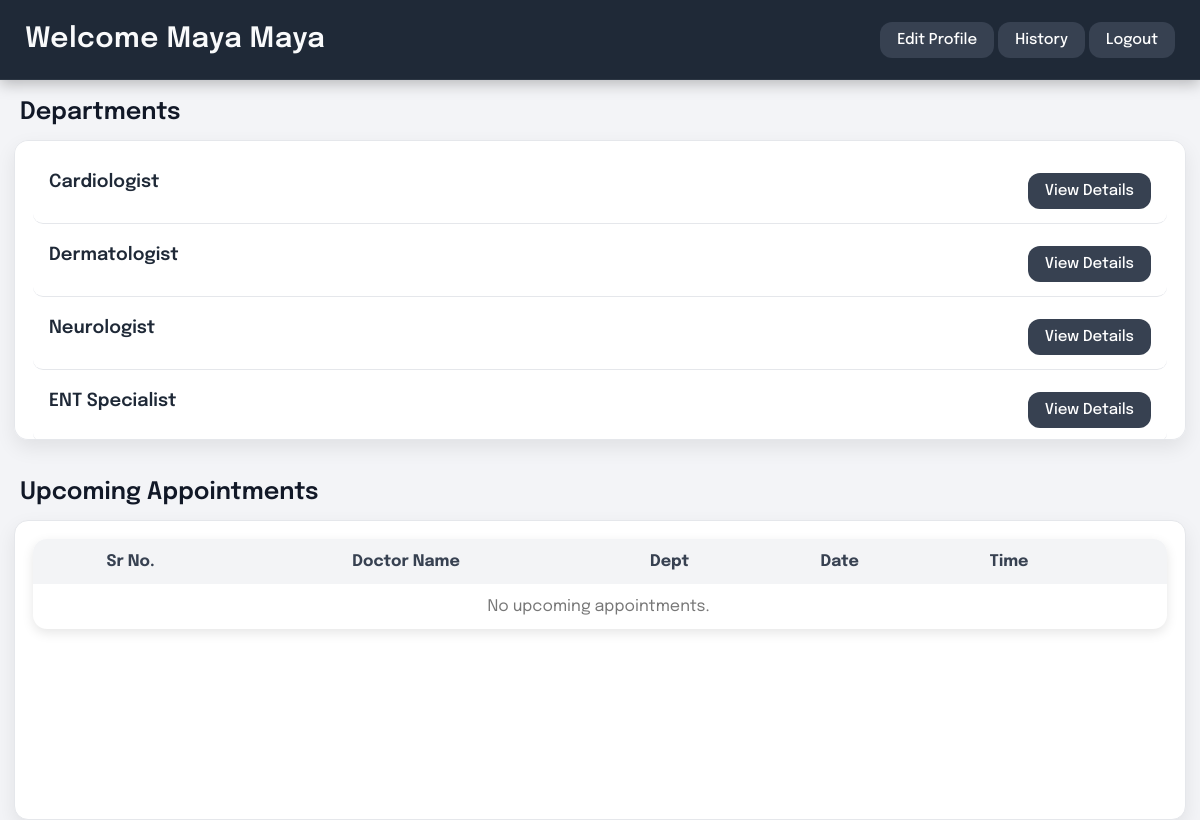
The page /Patient_Dashboard/dashboard.html (signed in) on the database its author committed.
### tables this page shows
CREATE TABLE "Patient" (
	"id"	INTEGER,
	"pat_id"	TEXT UNIQUE,
	"username"	TEXT NOT NULL,
	"email"	TEXT NOT NULL UNIQUE,
	"password"	TEXT NOT NULL,
	"dob"	TEXT NOT NULL,
	"gender"	TEXT NOT NULL,
	"is_blacklisted"	INTEGER NOT NULL DEFAULT 0,
	PRIMARY KEY("id" AUTOINCREMENT)
);

CREATE TABLE "Department" (
	"dept_id"	TEXT NOT NULL UNIQUE,
	"name"	TEXT NOT NULL UNIQUE,
	"about"	TEXT,
	PRIMARY KEY("dept_id")
);

### app.py (the view)
@app.route('/Patient_Dashboard/dashboard.html')
def patient_dashboard():
    pat_email = session.get('patient_email')
    if not pat_email:
        flash("Please log in first.")
        return redirect('/login/login_patient.html')
    conn = get_db()
    patient = conn.execute(
        "SELECT id, pat_id, username FROM Patient WHERE email = ?",
        (pat_email,)
    ).fetchone()
    departments = conn.execute("SELECT * FROM Department").fetchall()
    appointments = conn.execute("""
        SELECT a.id,
               d.username AS doctor_name,
               a.dept,
               a.date,
               a.time
        FROM Appointments a
        JOIN Doctor d ON a.doctor_id = d.doc_id
        WHERE a.patient_id = ? AND a.status = 'Upcoming'
        ORDER BY a.date, a.time
    """, (patient['pat_id'],)).fetchall()
    print("Appointments fetched:", appointments)
    conn.close()
    return render_template(
        '/Patient_Dashboard/dashboard.html',
        patient_name=patient['username'],
        patient_id=patient['pat_id'],
        p_id=patient['id'],
        departments=departments,
        appointments=appointments
    )

### app.py (called while the page is built)
def get_db():
    conn = sqlite3.connect(database)
    conn.row_factory = sqlite3.Row
    return conn

### templates/Patient_Dashboard/dashboard.html (shortened to what this page needs)
<!DOCTYPE html>
<html lang="en">
<head>
    <link rel="stylesheet" href="/static/dashboard.css">
</head>
<body>
     <nav class="pat-dash">
        <p class="welcome">Welcome {{ patient_name }}</p>
        <div class="nav-links">
            <a href="/Patient/edit_profile.html">Edit Profile</a>
            <a href="/Patient_Dashboard/view_patient.html?id={{ p_id }}">History</a>
            <a href="/logout">Logout</a>
        </div>
    </nav>
    <div class="main">
        <p class="doc1">Departments</p>
        <div class="doctors">
            {% for dept in departments %}
            <div class="row">
                <div class="name">{{ dept.name }}</div>
                <a href="/Patient_Dashboard/department_details.html?id={{ dept.dept_id }}">View Details</a>
            </div>
            {% endfor %}
        </div>
        <p class="appt1">Upcoming Appointments</p>
        <div class="appointments">
            <table>
                <thead>
                    <tr>
                        <th>Sr No.</th>
                        <th>Doctor Name</th>
                        <th>Dept</th>
                        <th>Date</th>
                        <th>Time</th>
                        <th></th>
                    </tr>
                </thead>
                <tbody>
                    {% if appointments %}
                    {% for appt in appointments %}
                    <tr>
                        <td>{{ appt.id }}</td>
                        <td>Dr. {{ appt.doctor_name }}</td>
                        <td>{{ appt.dept }}</td>
                        <td>{{ appt.date }}</td>
                        <td>{{ appt.time }}</td>
                        <td>
                            <a href="/Patient_Dashboard/cancel_appointment?id={{ appt.id }}"
                               onclick="return confirm('Cancel this appointment?');">
                               Cancel
                            </a>
                        </td>
                    </tr>
                    {% endfor %}
                    {% else %}
                    <tr>
                        <td colspan="6" style="text-align:center; color:#777;">No upcoming appointments.</td>
                    </tr>
                    {% endif %}
                </tbody>
            </table>
        </div>
    </div>
</body>
</html>

### static/dashboard.css (style rules this page uses)
* { margin: 0; padding: 0; box-sizing: border-box; font-family: "Epilogue", sans-serif; }
html, body { height: 100%; width: 100%; background: #f3f4f7; scrollbar-width: none; }
.main { margin: 0; }
nav.admin-nav, nav.doctor-dash, nav.pat-dash { display: flex; justify-content: space-between; align-items: center; padding: 18px 25px; background: #1f2937; color: #f9fafb; box-shadow: 0 4px 14px rgba(0,0,0,0.25); height: 10vh; width: 100%; border-bottom: 1px solid rgba(255,255,255,0.06); }
.welcome { font-size: 28px; font-weight: 600; letter-spacing: 0.5px; }
.doc1, .pat1, .appt1 { font-size: 24px; font-weight: 600; margin: 20px 20px 8px; color: #111827; }
.doctors, .patients, .appointments { height: 300px; overflow-y: auto; margin: 15px 14px 40px; border-radius: 14px; padding: 18px; background: #ffffff; box-shadow: 0 8px 20px rgba(0,0,0,0.08); border: 1px solid #e5e7eb; }
.row { display: flex; justify-content: space-between; background: #ffffff; padding: 14px 16px; border-bottom: 1px solid #e5e7eb; border-radius: 10px; margin-bottom: 8px; transition: 0.2s ease; }
.name { font-size: 18px; font-weight: 600; color: #1f2937; }
a, .create-btn, .btn-view, .btn-delete, .btn-edit, .btn-cancel, .btn-unblacklist, .btn-complete { padding: 10px 17px; background-color: #374151; color: #ffffff; border-radius: 12px; font-size: 15px; font-weight: 500; text-decoration: none; border: none; transition: 0.25s ease; cursor: pointer; }
table { width: 100%; border-collapse: collapse; background: white; border-radius: 14px; overflow: hidden; box-shadow: 0 4px 12px rgba(0,0,0,0.1); }
table th { background: #f3f4f6; font-weight: 700; padding: 14px 12px; color: #374151; }
table td { padding: 14px 12px; border-bottom: 1px solid #e5e7eb; color: #1f2937; }
table tr:last-child td { border-bottom: none; }
.appointments table td:last-child, .appointments table th:last-child { text-align: right; padding-right: 15px; }

### rows shown on the page
Patient: username "Maya Maya"
Department: name "Cardiologist"
Department: name "Dermatologist"
Department: name "Neurologist"
Department: name "ENT Specialist"
